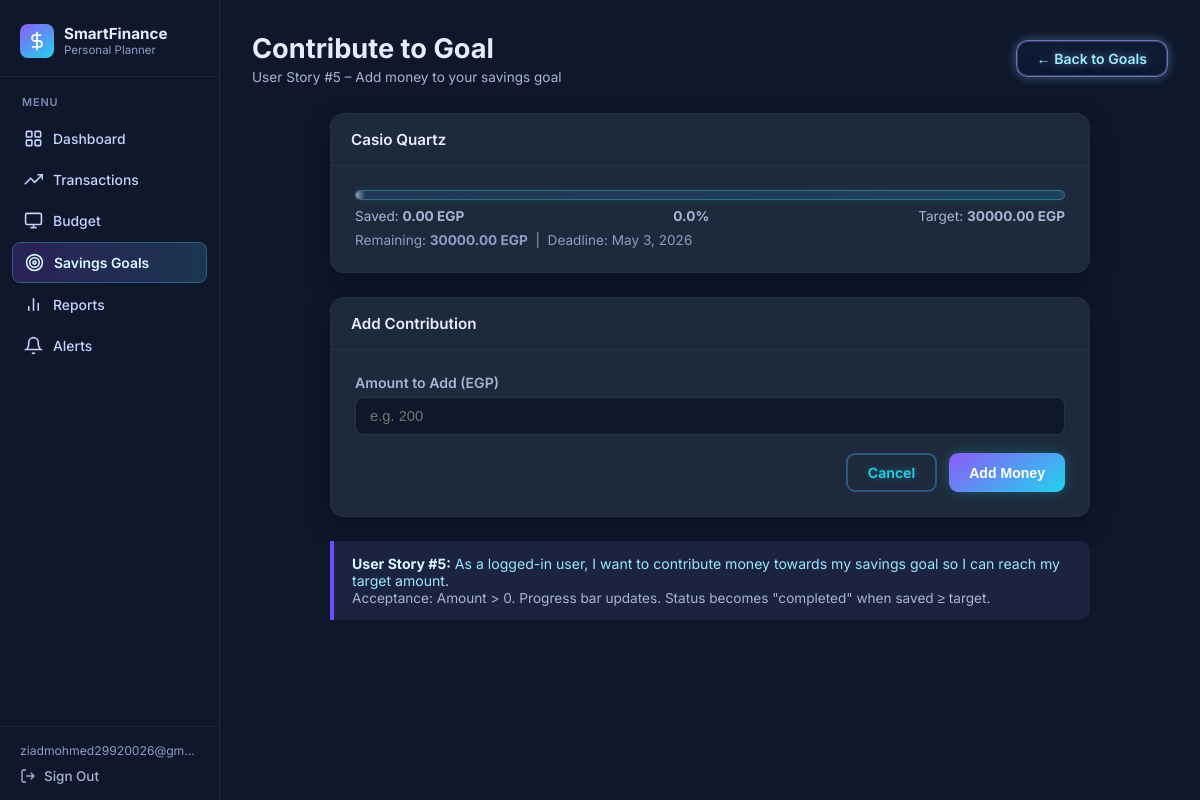
/goals/contribute/3/ (signed in), run on the app's committed database.
### budget/models.py (models this page shows, shortened)
class SavingsGoal(models.Model):
    STATUS_CHOICES = [
        ('active',    'Active'),
        ('completed', 'Completed'),
        ('paused',    'Paused'),
    ]
    user           = models.ForeignKey(User, on_delete=models.CASCADE)
    name           = models.CharField(max_length=200)
    target_amount  = models.DecimalField(max_digits=10, decimal_places=2)
    current_amount = models.DecimalField(max_digits=10, decimal_places=2, default=0)
    deadline       = models.DateField()
    status         = models.CharField(max_length=10, choices=STATUS_CHOICES, default='active')
    created_at     = models.DateTimeField(auto_now_add=True)
    def get_completion_percentage(self):
        if self.target_amount == 0:
            return 0
        pct = (self.current_amount / self.target_amount) * 100
        return round(min(pct, 100), 1)
    class Meta:
        ordering = ['deadline']

### budget/views.py (the view, shortened to what this page needs)
# urls.py: path('goals/contribute/<int:goal_id>/', views.contribute_to_goal_view, name='contribute'),
@login_required
def contribute_to_goal_view(request, goal_id):
    goal   = get_object_or_404(SavingsGoal, id=goal_id, user=request.user)
    errors = {}
    return render(request, 'budget/contribute.html', {
        'goal': goal,
        'errors': errors,
        'remaining': goal.target_amount - goal.current_amount,
    })

### budget/templates/budget/contribute.html (shortened to what this page needs)
{% extends 'budget/base.html' %}
{% block content %}
<div class="page-header">
    <div>
        <h2>Contribute to Goal</h2>
        <p>User Story #5 – Add money to your savings goal</p>
    </div>
    <a href="{% url 'goals' %}" class="btn btn-outline btn-view-all">&#8592; Back to Goals</a>
</div>
<div class="content-medium">
    <div class="card" style="margin-bottom:24px;">
        <div class="card-header">{{ goal.name }}</div>
        <div class="card-body">
            <div class="progress-wrap" style="margin-bottom:8px;">
            </div>
            <div style="display:flex; justify-content:space-between; font-size:0.85rem; color:#a8b3d6; margin-bottom:8px;">
                <span>Saved: <strong>{{ goal.current_amount }} EGP</strong></span>
                <span><strong>{{ goal.get_completion_percentage }}%</strong></span>
                <span>Target: <strong>{{ goal.target_amount }} EGP</strong></span>
            </div>
            <div style="margin-top:8px; font-size:0.85rem; color:#8f9bc4;">
                Remaining: <strong>{{ remaining }} EGP</strong> &nbsp;|&nbsp;
                Deadline: {{ goal.deadline }}
            </div>
        </div>
    </div>
    <div class="card">
        <div class="card-header">Add Contribution</div>
        <div class="card-body">
            <form method="POST" action="{% url 'contribute' goal.id %}">
                <div class="form-group">
                    <label for="amount">Amount to Add (EGP)</label>
                    <input
                        type="number"
                        id="amount"
                        name="amount"
                        class="form-control"
                        placeholder="e.g. 200"
                        step="0.01"
                        min="0.01"
                    >
                </div>
                <div class="action-row">
                    <a href="{% url 'goals' %}" class="btn btn-outline">Cancel</a>
                    <button type="submit" class="btn btn-success">Add Money</button>
                </div>
            </form>
        </div>
    </div>
    <div class="info-box">
        <strong>User Story #5:</strong> As a logged-in user, I want to contribute money
        towards my savings goal so I can reach my target amount.<br>
        <span class="text-muted">
            Acceptance: Amount &gt; 0. Progress bar updates.
            Status becomes "completed" when saved &ge; target.
        </span>
    </div>
</div>
{% endblock %}

### budget/templates/budget/base.html (shortened to what this page needs)
<!DOCTYPE html>
<html lang="en">
<head>
</head>
<body>
{% if user.is_authenticated %}
<aside class="sidebar">
    <div class="sidebar-brand">
        <div class="brand-icon">
            <svg viewBox="0 0 24 24" fill="none" stroke="currentColor" stroke-width="2">
                <line x1="12" y1="1" x2="12" y2="23"/><path d="M17 5H9.5a3.5 3.5 0 0 0 0 7h5a3.5 3.5 0 0 1 0 7H6"/>
            </svg>
        </div>
        <div class="brand-text">
            <div class="brand-name">SmartFinance</div>
            <div class="brand-sub">Personal Planner</div>
        </div>
    </div>
    <nav class="sidebar-nav">
        <div class="nav-section-label">Menu</div>
        <a href="{% url 'dashboard' %}"
           class="nav-item {% if request.resolver_match.url_name == 'dashboard' %}active{% endif %}">
            <svg class="nav-icon" viewBox="0 0 24 24" fill="none" stroke="currentColor" stroke-width="2">
                <rect x="3" y="3" width="7" height="7" rx="1"/><rect x="14" y="3" width="7" height="7" rx="1"/>
                <rect x="14" y="14" width="7" height="7" rx="1"/><rect x="3" y="14" width="7" height="7" rx="1"/>
            </svg>
            Dashboard
        </a>
        <a href="{% url 'transaction_list' %}"
           class="nav-item {% if request.resolver_match.url_name == 'transaction_list' or request.resolver_match.url_name == 'add_transaction' %}active{% endif %}">
            <svg class="nav-icon" viewBox="0 0 24 24" fill="none" stroke="currentColor" stroke-width="2">
                <polyline points="23 6 13.5 15.5 8.5 10.5 1 18"/><polyline points="17 6 23 6 23 12"/>
            </svg>
            Transactions
        </a>
        <a href="{% url 'budget_list' %}"
           class="nav-item {% if request.resolver_match.url_name == 'budget_list' or request.resolver_match.url_name == 'create_budget' %}active{% endif %}">
            <svg class="nav-icon" viewBox="0 0 24 24" fill="none" stroke="currentColor" stroke-width="2">
                <rect x="2" y="3" width="20" height="14" rx="2"/><line x1="8" y1="21" x2="16" y2="21"/>
                <line x1="12" y1="17" x2="12" y2="21"/>
            </svg>
            Budget
        </a>
        <a href="{% url 'goals' %}"
           class="nav-item {% if request.resolver_match.url_name == 'goals' or request.resolver_match.url_name == 'contribute' %}active{% endif %}">
            <svg class="nav-icon" viewBox="0 0 24 24" fill="none" stroke="currentColor" stroke-width="2">
                <circle cx="12" cy="12" r="10"/><circle cx="12" cy="12" r="6"/><circle cx="12" cy="12" r="2"/>
            </svg>
            Savings Goals
        </a>
        <a href="{% url 'reports' %}"
           class="nav-item {% if request.resolver_match.url_name == 'reports' %}active{% endif %}">
            <svg class="nav-icon" viewBox="0 0 24 24" fill="none" stroke="currentColor" stroke-width="2">
                <line x1="18" y1="20" x2="18" y2="10"/><line x1="12" y1="20" x2="12" y2="4"/>
                <line x1="6" y1="20" x2="6" y2="14"/>
            </svg>
            Reports
        </a>
        <a href="{% url 'alerts' %}"
           class="nav-item {% if request.resolver_match.url_name == 'alerts' %}active{% endif %}">
            <svg class="nav-icon" viewBox="0 0 24 24" fill="none" stroke="currentColor" stroke-width="2">
                <path d="M18 8A6 6 0 0 0 6 8c0 7-3 9-3 9h18s-3-2-3-9"/>
                <path d="M13.73 21a2 2 0 0 1-3.46 0"/>
            </svg>
            Alerts
        </a>
    </nav>
    <div class="sidebar-footer">
        <div class="sidebar-user-name">{{ user.email|default:user.username }}</div>
        <a href="{% url 'logout' %}" class="sidebar-signout">
            <svg width="16" height="16" viewBox="0 0 24 24" fill="none" stroke="currentColor" stroke-width="2">
                <path d="M9 21H5a2 2 0 0 1-2-2V5a2 2 0 0 1 2-2h4"/>
                <polyline points="16 17 21 12 16 7"/><line x1="21" y1="12" x2="9" y2="12"/>
            </svg>
            Sign Out
        </a>
    </div>
</aside>
<div class="main-wrapper">
{% endif %}
<main>
    {% block content %}{% endblock %}
</main>
{% if user.is_authenticated %}
</div>
{% else %}
</div>
{% endif %}
</body>
</html>

### data on the page
SavingsGoal: name "Casio Quartz", current_amount "0.00", get_completion_percentage "0.0", target_amount "30000.00", deadline "May 3, 2026"

### other printed values
{{ user.email|default:user.username }} "ziadmohmed29920026@gm…"
{{ remaining }} "30000.00"
